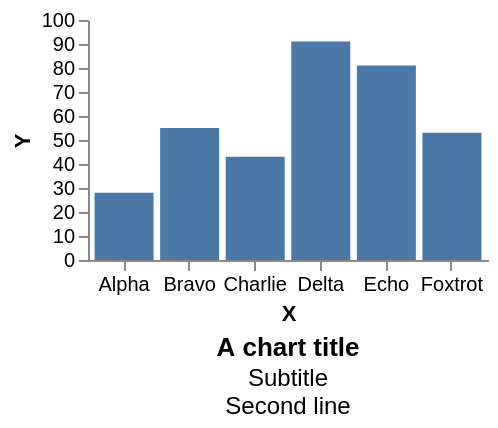

Express this chart as Vega-Lite.
### Vega specification from a JSON file in a GitHub repository (floating-point values rounded to 4 significant figures)
{"width": 200, "height": 120, "padding": 5, "data": [{"name": "t", "values": [{"a": "Alpha", "b": 28, "c": "x", "d": 1}, {"a": "Bravo", "b": 55, "c": "y", "d": 2}, {"a": "Charlie", "b": 43, "c": "x", "d": 3}, {"a": "Delta", "b": 91, "c": "z", "d": 4}, {"a": "Echo", "b": 81, "c": "y", "d": 5}, {"a": "Foxtrot", "b": 53, "c": "z", "d": 6}]}], "scales": [{"name": "x", "type": "band", "domain": {"data": "t", "field": "a"}, "range": "width", "padding": 0.1}, {"name": "y", "type": "linear", "domain": {"data": "t", "field": "b"}, "range": "height", "nice": true}, {"name": "color", "type": "ordinal", "domain": {"data": "t", "field": "c"}, "range": {"scheme": "category10"}}, {"name": "ramp", "type": "linear", "domain": {"data": "t", "field": "d"}, "range": {"scheme": "blues"}}, {"name": "size", "type": "linear", "domain": {"data": "t", "field": "b"}, "range": [10, 200]}, {"name": "shape", "type": "ordinal", "domain": {"data": "t", "field": "c"}, "range": "symbol"}, {"name": "quant", "type": "quantize", "domain": [0, 100], "range": {"scheme": "greens", "count": 4}}], "marks": [{"type": "rect", "from": {"data": "t"}, "encode": {"enter": {"x": {"scale": "x", "field": "a"}, "width": {"scale": "x", "band": 1}, "y": {"scale": "y", "field": "b"}, "y2": {"scale": "y", "value": 0}}}}], "title": {"text": "A chart title", "subtitle": ["Subtitle", "Second line"], "orient": "bottom", "anchor": "middle", "frame": "group", "offset": 6}, "axes": [{"orient": "bottom", "scale": "x", "title": "X"}, {"orient": "left", "scale": "y", "title": "Y"}]}
